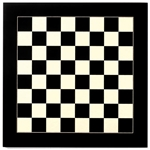
//> input picture HarrisCornerDetection/CB01677a-1.jpg, 150 x 150 px
$ ./prova CB01677a-1.jpg   (built with g++ and OpenCV 4)
//> lines starting //> are read from the running program, lines starting //| are printed output that depends on the picture; after the words box and inside, x2 and y2 are one past the last pixel; in counts of white or black regions, pixels touching at a corner belong together
/*

Harris corner detector

*/
#include <cstdlib>
#include <opencv/cv.h>
#include <opencv2/highgui/highgui.hpp>
#include <opencv2/imgproc/imgproc.hpp>
#include <opencv2/video/video.hpp>
#include <iostream>
#include <stdio.h>
#include <opencv2/core/core.hpp>
#include <math.h>
#include <unistd.h>
#include <vector>
#include <algorithm>
#include <iterator>

using namespace std;
using namespace cv;

struct Autovalore
{
    int x;
    int y;
    int lambda;
};

typedef struct Autovalore AUTOVALORE;

Mat HarrisCorner(Mat img)
{
    Mat toModify = img.clone();
    int rows = img.rows;
    int cols = img.cols;
    int Gx,Gy;
    int soglia = 140;
    vector<AUTOVALORE> pixelVector;
    /* Calcolo i gradienti nelle due direzioni e */
    for(int i=3; i<rows-3; i++)
    {
        for(int j=3; j<cols-3; j++)
        {
            Mat C = Mat::zeros(2,2,CV_32F);
            vector<int> eigenvalues;
            for(int x=-3; x<=3; x++)
            {
                for(int y=-3; y<=3; y++)
                {
                    Gx = abs(img.at<uchar>(x+i+1,y+j+1)-img.at<uchar>(x+i,y+j));
                    Gy = abs(img.at<uchar>(x+i+1,y+j)-img.at<uchar>(x+i,y+j+1));
                    C.at<float>(0,0) += Gx*Gx;
                    C.at<float>(1,1) += Gy*Gy;
                    C.at<float>(0,1) += Gx*Gy;
                    C.at<float>(1,0) += Gx*Gy;
                }
            }
            eigen(C,eigenvalues);
            int minimo = min(eigenvalues[0],eigenvalues[1]);
            if(minimo > soglia)
            {
                AUTOVALORE V = {i,j,minimo};
                pixelVector.push_back(V);
            }
        }
    }

    //ordinamento
    for(int i=1;i<pixelVector.size();i++)
    {
        AUTOVALORE V = pixelVector[i];
        int j = i-1;
        while(j>=0 && pixelVector[j].lambda < V.lambda)
            pixelVector[j+1]=pixelVector[j--];
        pixelVector[j+1] = V;
    }
    for(int i=0;i<pixelVector.size();i++)
        cout << "Valore = "<< pixelVector[i].lambda<<endl;
    int cont = 0;

    for(int i=0;i<pixelVector.size();i++)
    {
        for(int j=i+1;j<pixelVector.size();j++)
        {
            if(pixelVector[j].x>=pixelVector[i].x-1 && pixelVector[j].x<=pixelVector[i].x+1 &&
                pixelVector[j].y>=pixelVector[i].y-1 && pixelVector[j].y>=pixelVector[i].y+1)
            {
                pixelVector.erase(pixelVector.begin()+j);
                cont++;
            }
        }
    }

    cout << cont;
    for(int i=0;i<pixelVector.size();i++)
    {
        Point center(cvRound(pixelVector[i].y),cvRound(pixelVector[i].x));
        circle(toModify,center,1,Scalar(255,0,255),1,8,0);
    }

    return toModify;
}

int main(int argc, char **argv)
{
    if(argv[1] == nullptr)
    {
      cerr << "Inserire un argomento da passare al main" << endl;
      exit(-1);
    }
    Mat image = imread(argv[1], 0);
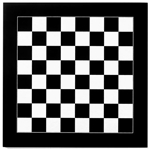
//> image: 150 rows x 150 cols, CV_8UC1; min 0, max 255, mean 93.5
    Mat outputImage = Mat::zeros(image.size(),image.type());
    //Mat openCvHarris;
    if(!image.data)
    {
        cout << "Impossibile leggere l'immagine!\n" << endl;
        exit(0);
    }

    outputImage = HarrisCorner(image);
//> the loop in HarrisCorner, `for(int i=3; i<rows-3; i++)` made 144 passes
//> (Gx, Gy) on passes 1 to 12: (1, 1), (1, 1), (1, 1), (1, 1), (1, 1), (1, 1), (1, 1), (1, 1), (1, 1), (1, 1), (1, 1), (1, 1)
//> after the loop in HarrisCorner, `for(int i=3; i<rows-3; i++)`: Gx = 255; Gy = 0; pixelVector = 5952 items
//> the loop in HarrisCorner, `for(int i=1;i<pixelVector.size();i++)` made 5951 passes
//> j on passes 1 to 3: -1, -1, 2
//> the loop in HarrisCorner, `for(int i=0;i<pixelVector.size();i++)` made 5952 passes
//| Valore = 78105
//| Valore = 11328
//| Valore = 11458
//| Valore = 5286
//| Valore = 209
//| Valore = 159
//| Valore = 5286
//| Valore = 14133
//> (output is shown up to pass 8 of 5952)
//> the loop in HarrisCorner, `for(int i=0;i<pixelVector.size();i++)` made 332 passes
//> cont on passes 1 to 3: 0, 9, 11
//> after the loop in HarrisCorner, `for(int i=0;i<pixelVector.size();i++)`: pixelVector = 332 items; cont = 5620
//| 5620
//> the loop in HarrisCorner, `for(int i=0;i<pixelVector.size();i++)` made 332 passes
//> center on passes 1 to 3: Point(146, 146), Point(4, 3), Point(143, 3)
//> after the loop in HarrisCorner, `for(int i=0;i<pixelVector.size();i++)`:
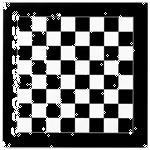
//> toModify: 150 rows x 150 cols, CV_8UC1; 4.81% of pixels changed, all inside (x1, y1, x2, y2) = (2, 2, 148, 148)

    namedWindow("Original",0);
    imshow("Original",image);

    namedWindow("Harris",0);
    imshow("Harris",outputImage);

    //namedWindow("openCvHarris",0);
    //imshow("openCvHarris",openCvHarris);

    waitKey();
    return 0;
}

$ run again, on HarrisCornerDetection/screen.jpg
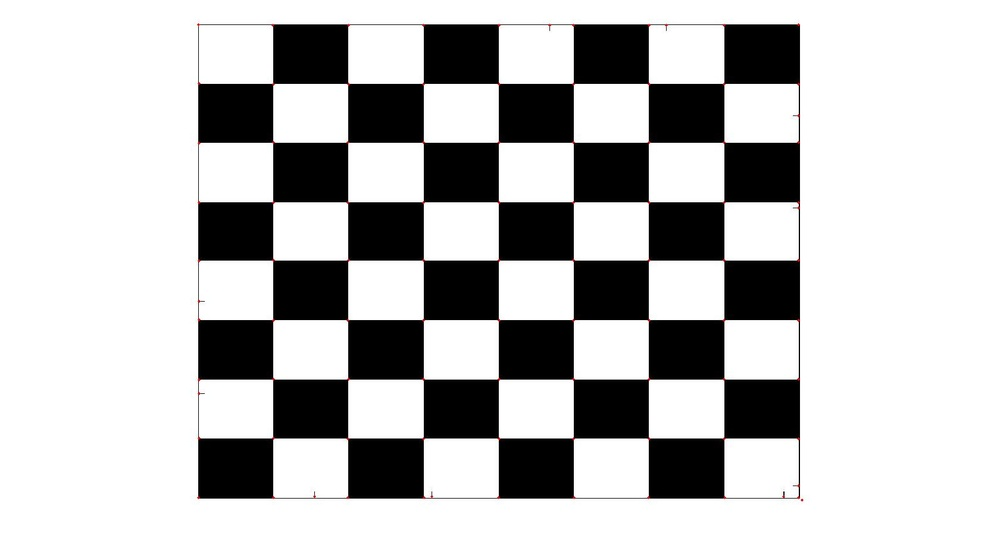
//> input picture HarrisCornerDetection/screen.jpg, 1000 x 545 px, shrunk from 1680 x 916 before the run
//> after the loop in HarrisCorner, `for(int i=3; i<rows-3; i++)`: Gx = 255; Gy = 0; pixelVector = 12417 items
//> the loop in HarrisCorner, `for(int i=1;i<pixelVector.size();i++)` made 12416 passes
//> j on passes 1 to 3: -1, 1, -1
//> the loop in HarrisCorner, `for(int i=0;i<pixelVector.size();i++)` made 12417 passes
//| Valore = 98088
//| Valore = 174
//| Valore = 167
//| Valore = 213
//| Valore = 233
//> (output is shown up to pass 5 of 12417)
//> the loop in HarrisCorner, `for(int i=0;i<pixelVector.size();i++)` made 611 passes
//> cont on passes 1 to 3: 6, 14, 17
//> after the loop in HarrisCorner, `for(int i=0;i<pixelVector.size();i++)`: pixelVector = 611 items; cont = 11806
//| 11806
//> the loop in HarrisCorner, `for(int i=0;i<pixelVector.size();i++)` made 611 passes
//> center on passes 1 to 3: Point(799, 497), Point(196, 16), Point(795, 16)
//> after the loop in HarrisCorner, `for(int i=0;i<pixelVector.size();i++)`:
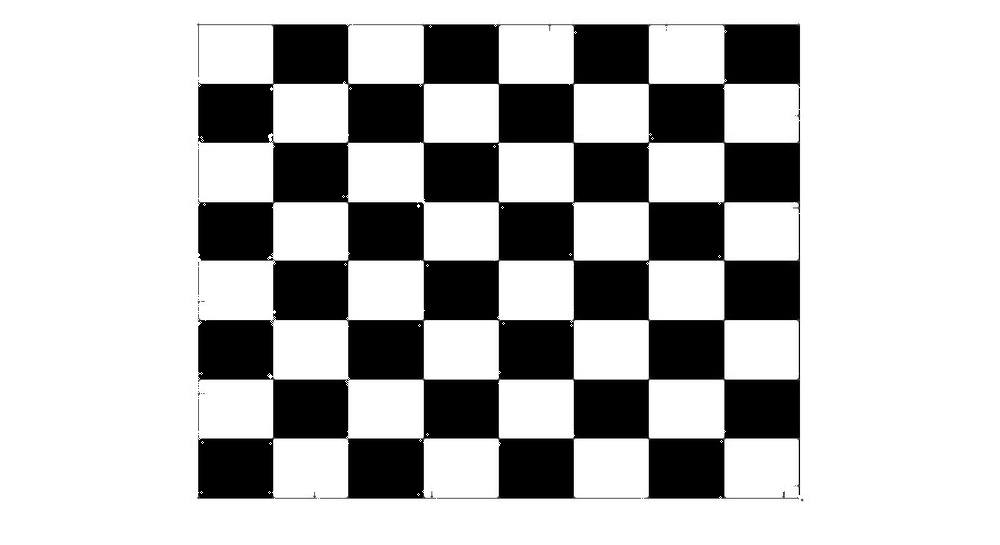
//> toModify: 545 rows x 1000 cols, CV_8UC1; min 0, max 255, mean 187.9
